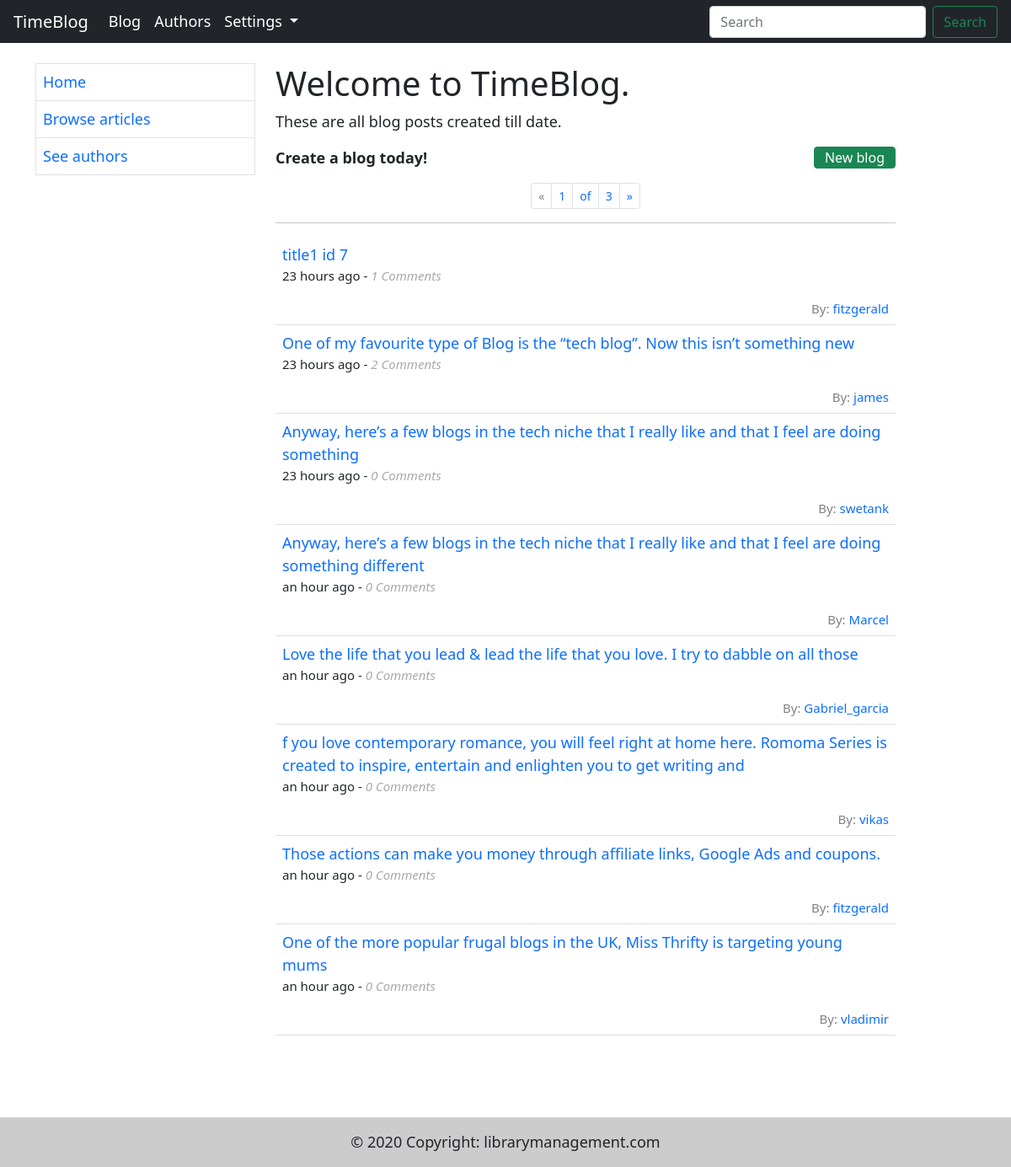
Screenshot of /blogs/all/ (signed in) with the database file from the repository.
### blog/models.py (models this page shows, shortened)
class Blog(models.Model):
    author = models.ForeignKey(User, on_delete=models.SET_NULL, null=True)
    user = models.ForeignKey('Author', on_delete=models.SET_NULL, null=True)
    title = models.CharField(max_length=200)
    content = models.TextField(max_length=10000)
    timestamp = models.DateTimeField(auto_now_add=True, blank=True,)

### blog/views.py (the view)
# urls.py: path('all/', views.BlogListView.as_view(), name="blogs"),
class BlogListView(generic.ListView):
    model = Blog
    template_name = 'blog/blogs.html'
    context_object_name = 'blogs'
    paginate_by = 8

### templates/blog/blogs.html (shortened to what this page needs)
{% extends 'base.html' %}
{% load humanize %}
{% block body %}
    <h1>Welcome to TimeBlog.</h1>
    <p class="vLargeTextField">These are all blog posts created till date.</p>
        <a href="{% url 'new-blog' %}" class="btn btn-success pt-0 pb-0" style="float:right;">New blog</a>
    <strong>Create a blog today!</strong>
    {% block pagination %}
        {% if is_paginated %}
            <nav class="mt-3" aria-label="Page navigation example">
                <ul class="pagination pagination-sm justify-content-center">
                    <li class="page-item">
                        {% if page_obj.has_previous %}
                            <a class="page-link" href="{{ request.path }}?page={{ page_obj.previous_page_number }}"
                               aria-label="Previous">
                                <span aria-hidden="true">&laquo;</span>
                            </a>
                        {% else %}
                            <a class="page-link" aria-label="Previous">
                                <span style="color:grey" aria-hidden="true">&laquo;</span>
                            </a>
                        {% endif %}
                    </li>
                    <li class="page-item"><a class="page-link">{{ page_obj.number }}</a></li>
                    <li class="page-item"><a class="page-link">of</a></li>
                    <li class="page-item"><a class="page-link">{{ page_obj.paginator.num_pages }}</a></li>
                    <li class="page-item">
                        {% if page_obj.has_next %}
                            <a class="page-link" href="{{ request.path }}?page={{ page_obj.next_page_number }}"
                               aria-label="Next">
                                <span aria-hidden="true">&raquo;</span>
                            </a>
                        {% else %}
                            <a class="page-link" aria-label="Next">
                                <span style="color: grey" aria-hidden="true">&raquo;</span>
                            </a>
                        {% endif %}
                    </li>
                </ul>
            </nav>
        {% endif %}
    {% endblock %}
    <hr>
    <ul class="list-group list-group-flush">
        {% for blog in blogs %}
            <li class="p-2 list-group-item">
                <a href="{% url 'blog' blog.id %}"> {{ blog.title }}</a>
                <p style="font-size: 15px">{{ blog.timestamp|naturaltime }} - <i style="color: darkgrey"> {{ blog.comment_set.count }} Comments</i>
                </p>
                <a href="{% url 'author' blog.user.id %}" style="font-size: 15px; float:right"><span
                        style="color: gray">By:</span> {{ blog.author }}</a>
            </li>
        {% endfor %}
        <li class="list-group-item"></li>
    </ul>
{% endblock %}

### rows the page displays
Blog: title "title1 id 7", timestamp "23 hours ago", comment_set.count "1", author "fitzgerald"
Blog: title "One of my favourite type of Blog is the “tech blog”. Now this isn’t something new", timestamp "23 hours ago", comment_set.count "2", author "james"
Blog: title "Anyway, here’s a few blogs in the tech niche that I really like and that I feel are doing something", timestamp "23 hours ago", comment_set.count "0", author "swetank"
Blog: title "Anyway, here’s a few blogs in the tech niche that I really like and that I feel are doing something different", timestamp "an hour ago", comment_set.count "0", author "Marcel"
Blog: title "Love the life that you lead & lead the life that you love. I try to dabble on all those", timestamp "an hour ago", comment_set.count "0", author "Gabriel_garcia"
Blog: title "f you love contemporary romance, you will feel right at home here. Romoma Series is created to inspire, entertain and enlighten you to get writing and", timestamp "an hour ago", comment_set.count "0", author "vikas"
Blog: title "Those actions can make you money through affiliate links, Google Ads and coupons.", timestamp "an hour ago", comment_set.count "0", author "fitzgerald"
Blog: title "One of the more popular frugal blogs in the UK, Miss Thrifty is targeting young mums", timestamp "an hour ago", comment_set.count "0", author "vladimir"

### other values shown
{{ page_obj.number }} "1"
{{ page_obj.paginator.num_pages }} "3"
